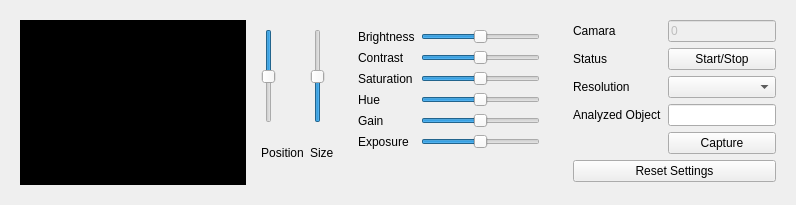
      <widget class="QWidget" name="realTimeTab">
       <attribute name="title">
        <string>Real Time</string>
       </attribute>
       <layout class="QHBoxLayout" name="horizontalLayout_2">
        <item>
         <widget class="QWidget" name="widget" native="true">
          <property name="minimumSize">
           <size>
            <width>0</width>
            <height>170</height>
           </size>
          </property>
          <layout class="QHBoxLayout" name="horizontalLayout">
           <item>
            <widget class="QLabel" name="CamaraStream">
             <property name="sizePolicy">
              <sizepolicy hsizetype="Expanding" vsizetype="Expanding">
               <horstretch>0</horstretch>
               <verstretch>0</verstretch>
              </sizepolicy>
             </property>
             <property name="minimumSize">
              <size>
               <width>226</width>
               <height>165</height>
              </size>
             </property>
             <property name="maximumSize">
              <size>
               <width>680</width>
               <height>480</height>
              </size>
             </property>
             <property name="palette">
              <palette>
               <active>
                <colorrole role="WindowText">
                 <brush brushstyle="SolidPattern">
                  <color alpha="255">
                   <red>255</red>
                   <green>255</green>
                   <blue>255</blue>
                  </color>
                 </brush>
                </colorrole>
                <colorrole role="Button">
                 <brush brushstyle="SolidPattern">
                  <color alpha="255">
                   <red>0</red>
                   <green>0</green>
                   <blue>0</blue>
                  </color>
                 </brush>
                </colorrole>
                <colorrole role="Light">
                 <brush brushstyle="SolidPattern">
                  <color alpha="255">
                   <red>0</red>
                   <green>0</green>
                   <blue>0</blue>
                  </color>
                 </brush>
                </colorrole>
                <colorrole role="Midlight">
                 <brush brushstyle="SolidPattern">
                  <color alpha="255">
                   <red>0</red>
                   <green>0</green>
                   <blue>0</blue>
                  </color>
                 </brush>
                </colorrole>
                <colorrole role="Dark">
                 <brush brushstyle="SolidPattern">
                  <color alpha="255">
                   <red>0</red>
                   <green>0</green>
                   <blue>0</blue>
                  </color>
                 </brush>
                </colorrole>
                <colorrole role="Mid">
                 <brush brushstyle="SolidPattern">
                  <color alpha="255">
                   <red>0</red>
                   <green>0</green>
                   <blue>0</blue>
                  </color>
                 </brush>
                </colorrole>
                <colorrole role="Text">
                 <brush brushstyle="SolidPattern">
                  <color alpha="255">
                   <red>255</red>
                   <green>255</green>
                   <blue>255</blue>
                  </color>
                 </brush>
                </colorrole>
                <colorrole role="BrightText">
                 <brush brushstyle="SolidPattern">
                  <color alpha="255">
                   <red>255</red>
                   <green>255</green>
                   <blue>255</blue>
                  </color>
                 </brush>
                </colorrole>
                <colorrole role="ButtonText">
                 <brush brushstyle="SolidPattern">
                  <color alpha="255">
                   <red>255</red>
                   <green>255</green>
                   <blue>255</blue>
                  </color>
                 </brush>
                </colorrole>
                <colorrole role="Base">
                 <brush brushstyle="SolidPattern">
                  <color alpha="255">
                   <red>0</red>
                   <green>0</green>
                   <blue>0</blue>
                  </color>
                 </brush>
                </colorrole>
                <colorrole role="Window">
                 <brush brushstyle="SolidPattern">
                  <color alpha="255">
                   <red>0</red>
                   <green>0</green>
                   <blue>0</blue>
                  </color>
                 </brush>
                </colorrole>
                <colorrole role="Shadow">
                 <brush brushstyle="SolidPattern">
                  <color alpha="255">
                   <red>0</red>
                   <green>0</green>
                   <blue>0</blue>
                  </color>
                 </brush>
                </colorrole>
                <colorrole role="AlternateBase">
                 <brush brushstyle="SolidPattern">
                  <color alpha="255">
                   <red>0</red>
                   <green>0</green>
                   <blue>0</blue>
                  </color>
                 </brush>
                </colorrole>
                <colorrole role="ToolTipBase">
                 <brush brushstyle="SolidPattern">
                  <color alpha="255">
                   <red>255</red>
                   <green>255</green>
                   <blue>220</blue>
                  </color>
                 </brush>
                </colorrole>
                <colorrole role="ToolTipText">
                 <brush brushstyle="SolidPattern">
                  <color alpha="255">
                   <red>0</red>
                   <green>0</green>
                   <blue>0</blue>
                  </color>
                 </brush>
                </colorrole>
               </active>
               <inactive>
                <colorrole role="WindowText">
                 <brush brushstyle="SolidPattern">
                  <color alpha="255">
                   <red>255</red>
                   <green>255</green>
                   <blue>255</blue>
                  </color>
                 </brush>
                </colorrole>
                <colorrole role="Button">
                 <brush brushstyle="SolidPattern">
                  <color alpha="255">
                   <red>0</red>
                   <green>0</green>
                   <blue>0</blue>
                  </color>
                 </brush>
                </colorrole>
                <colorrole role="Light">
                 <brush brushstyle="SolidPattern">
                  <color alpha="255">
                   <red>0</red>
                   <green>0</green>
                   <blue>0</blue>
                  </color>
                 </brush>
                </colorrole>
                <colorrole role="Midlight">
                 <brush brushstyle="SolidPattern">
                  <color alpha="255">
                   <red>0</red>
                   <green>0</green>
                   <blue>0</blue>
                  </color>
                 </brush>
                </colorrole>
                <colorrole role="Dark">
                 <brush brushstyle="SolidPattern">
                  <color alpha="255">
                   <red>0</red>
                   <green>0</green>
                   <blue>0</blue>
                  </color>
                 </brush>
                </colorrole>
                <colorrole role="Mid">
                 <brush brushstyle="SolidPattern">
                  <color alpha="255">
                   <red>0</red>
                   <green>0</green>
                   <blue>0</blue>
                  </color>
                 </brush>
                </colorrole>
                <colorrole role="Text">
                 <brush brushstyle="SolidPattern">
                  <color alpha="255">
                   <red>255</red>
                   <green>255</green>
                   <blue>255</blue>
                  </color>
                 </brush>
                </colorrole>
                <colorrole role="BrightText">
                 <brush brushstyle="SolidPattern">
                  <color alpha="255">
                   <red>255</red>
                   <green>255</green>
                   <blue>255</blue>
                  </color>
                 </brush>
                </colorrole>
                <colorrole role="ButtonText">
                 <brush brushstyle="SolidPattern">
                  <color alpha="255">
                   <red>255</red>
                   <green>255</green>
                   <blue>255</blue>
                  </color>
                 </brush>
                </colorrole>
                <colorrole role="Base">
                 <brush brushstyle="SolidPattern">
                  <color alpha="255">
                   <red>0</red>
                   <green>0</green>
                   <blue>0</blue>
                  </color>
                 </brush>
                </colorrole>
                <colorrole role="Window">
                 <brush brushstyle="SolidPattern">
                  <color alpha="255">
                   <red>0</red>
                   <green>0</green>
                   <blue>0</blue>
                  </color>
                 </brush>
                </colorrole>
                <colorrole role="Shadow">
                 <brush brushstyle="SolidPattern">
                  <color alpha="255">
                   <red>0</red>
                   <green>0</green>
                   <blue>0</blue>
                  </color>
                 </brush>
                </colorrole>
                <colorrole role="AlternateBase">
                 <brush brushstyle="SolidPattern">
                  <color alpha="255">
                   <red>0</red>
                   <green>0</green>
                   <blue>0</blue>
                  </color>
                 </brush>
                </colorrole>
                <colorrole role="ToolTipBase">
                 <brush brushstyle="SolidPattern">
                  <color alpha="255">
                   <red>255</red>
                   <green>255</green>
                   <blue>220</blue>
                  </color>
                 </brush>
                </colorrole>
                <colorrole role="ToolTipText">
                 <brush brushstyle="SolidPattern">
                  <color alpha="255">
                   <red>0</red>
                   <green>0</green>
                   <blue>0</blue>
                  </color>
                 </brush>
                </colorrole>
               </inactive>
               <disabled>
                <colorrole role="WindowText">
                 <brush brushstyle="SolidPattern">
                  <color alpha="255">
                   <red>0</red>
                   <green>0</green>
                   <blue>0</blue>
                  </color>
                 </brush>
                </colorrole>
                <colorrole role="Button">
                 <brush brushstyle="SolidPattern">
                  <color alpha="255">
                   <red>0</red>
                   <green>0</green>
                   <blue>0</blue>
                  </color>
                 </brush>
                </colorrole>
                <colorrole role="Light">
                 <brush brushstyle="SolidPattern">
                  <color alpha="255">
                   <red>0</red>
                   <green>0</green>
                   <blue>0</blue>
                  </color>
                 </brush>
                </colorrole>
                <colorrole role="Midlight">
                 <brush brushstyle="SolidPattern">
                  <color alpha="255">
                   <red>0</red>
                   <green>0</green>
                   <blue>0</blue>
                  </color>
                 </brush>
                </colorrole>
                <colorrole role="Dark">
                 <brush brushstyle="SolidPattern">
                  <color alpha="255">
                   <red>0</red>
                   <green>0</green>
                   <blue>0</blue>
                  </color>
                 </brush>
                </colorrole>
                <colorrole role="Mid">
                 <brush brushstyle="SolidPattern">
                  <color alpha="255">
                   <red>0</red>
                   <green>0</green>
                   <blue>0</blue>
                  </color>
                 </brush>
                </colorrole>
                <colorrole role="Text">
                 <brush brushstyle="SolidPattern">
                  <color alpha="255">
                   <red>0</red>
                   <green>0</green>
                   <blue>0</blue>
                  </color>
                 </brush>
                </colorrole>
                <colorrole role="BrightText">
                 <brush brushstyle="SolidPattern">
                  <color alpha="255">
                   <red>255</red>
                   <green>255</green>
                   <blue>255</blue>
                  </color>
                 </brush>
                </colorrole>
                <colorrole role="ButtonText">
                 <brush brushstyle="SolidPattern">
                  <color alpha="255">
                   <red>0</red>
                   <green>0</green>
                   <blue>0</blue>
                  </color>
                 </brush>
                </colorrole>
                <colorrole role="Base">
                 <brush brushstyle="SolidPattern">
                  <color alpha="255">
                   <red>0</red>
                   <green>0</green>
                   <blue>0</blue>
                  </color>
                 </brush>
                </colorrole>
                <colorrole role="Window">
                 <brush brushstyle="SolidPattern">
                  <color alpha="255">
                   <red>0</red>
                   <green>0</green>
                   <blue>0</blue>
                  </color>
                 </brush>
                </colorrole>
                <colorrole role="Shadow">
                 <brush brushstyle="SolidPattern">
                  <color alpha="255">
                   <red>0</red>
                   <green>0</green>
                   <blue>0</blue>
                  </color>
                 </brush>
                </colorrole>
                <colorrole role="AlternateBase">
                 <brush brushstyle="SolidPattern">
                  <color alpha="255">
                   <red>0</red>
                   <green>0</green>
                   <blue>0</blue>
                  </color>
                 </brush>
                </colorrole>
                <colorrole role="ToolTipBase">
                 <brush brushstyle="SolidPattern">
                  <color alpha="255">
                   <red>255</red>
                   <green>255</green>
                   <blue>220</blue>
                  </color>
                 </brush>
                </colorrole>
                <colorrole role="ToolTipText">
                 <brush brushstyle="SolidPattern">
                  <color alpha="255">
                   <red>0</red>
                   <green>0</green>
                   <blue>0</blue>
                  </color>
                 </brush>
                </colorrole>
               </disabled>
              </palette>
             </property>
             <property name="autoFillBackground">
              <bool>true</bool>
             </property>
             <property name="text">
              <string/>
             </property>
             <property name="alignment">
              <set>Qt::AlignCenter</set>
             </property>
            </widget>
           </item>
           <item>
            <widget class="QWidget" name="GeometryRelated" native="true">
             <property name="maximumSize">
              <size>
               <width>150</width>
               <height>16777215</height>
              </size>
             </property>
             <layout class="QGridLayout" name="gridLayout">
              <item row="0" column="1" rowspan="2">
               <widget class="QSlider" name="sizeSlider">
                <property name="sizePolicy">
                 <sizepolicy hsizetype="Fixed" vsizetype="Preferred">
                  <horstretch>0</horstretch>
                  <verstretch>0</verstretch>
                 </sizepolicy>
                </property>
                <property name="maximum">
                 <number>240</number>
                </property>
                <property name="value">
                 <number>120</number>
                </property>
                <property name="sliderPosition">
                 <number>120</number>
                </property>
                <property name="orientation">
                 <enum>Qt::Vertical</enum>
                </property>
               </widget>
              </item>
              <item row="0" column="0" rowspan="2">
               <widget class="QSlider" name="posSlider">
                <property name="sizePolicy">
                 <sizepolicy hsizetype="Fixed" vsizetype="Preferred">
                  <horstretch>0</horstretch>
                  <verstretch>0</verstretch>
                 </sizepolicy>
                </property>
                <property name="maximum">
                 <number>720</number>
                </property>
                <property name="value">
                 <number>360</number>
                </property>
                <property name="orientation">
                 <enum>Qt::Vertical</enum>
                </property>
                <property name="invertedAppearance">
                 <bool>true</bool>
                </property>
                <property name="invertedControls">
                 <bool>false</bool>
                </property>
                <property name="tickPosition">
                 <enum>QSlider::NoTicks</enum>
                </property>
               </widget>
              </item>
              <item row="2" column="0">
               <widget class="QLabel" name="label">
                <property name="layoutDirection">
                 <enum>Qt::RightToLeft</enum>
                </property>
                <property name="text">
                 <string>Position</string>
                </property>
                <property name="alignment">
                 <set>Qt::AlignCenter</set>
                </property>
                <property name="wordWrap">
                 <bool>false</bool>
                </property>
               </widget>
              </item>
              <item row="2" column="1">
               <widget class="QLabel" name="label_2">
                <property name="text">
                 <string>Size</string>
                </property>
               </widget>
              </item>
             </layout>
            </widget>
           </item>
           <item>
            <widget class="QWidget" name="widget_3" native="true">
             <property name="minimumSize">
              <size>
               <width>200</width>
               <height>0</height>
              </size>
             </property>
             <property name="maximumSize">
              <size>
               <width>16777215</width>
               <height>16777215</height>
              </size>
             </property>
             <layout class="QFormLayout" name="formLayout">
              <item row="1" column="0">
               <widget class="QLabel" name="label_3">
                <property name="text">
                 <string>Brightness</string>
                </property>
               </widget>
              </item>
              <item row="1" column="1">
               <widget class="QSlider" name="brightnessSlider">
                <property name="minimum">
                 <number>0</number>
                </property>
                <property name="maximum">
                 <number>100</number>
                </property>
                <property name="value">
                 <number>50</number>
                </property>
                <property name="orientation">
                 <enum>Qt::Horizontal</enum>
                </property>
               </widget>
              </item>
              <item row="2" column="0">
               <widget class="QLabel" name="label_4">
                <property name="text">
                 <string>Contrast</string>
                </property>
               </widget>
              </item>
              <item row="2" column="1">
               <widget class="QSlider" name="contrastSlider">
                <property name="maximum">
                 <number>100</number>
                </property>
                <property name="value">
                 <number>50</number>
                </property>
                <property name="orientation">
                 <enum>Qt::Horizontal</enum>
                </property>
               </widget>
              </item>
              <item row="3" column="0">
               <widget class="QLabel" name="label_5">
                <property name="text">
                 <string>Saturation</string>
                </property>
               </widget>
              </item>
              <item row="3" column="1">
               <widget class="QSlider" name="saturationSlider">
                <property name="maximum">
                 <number>100</number>
                </property>
                <property name="value">
                 <number>50</number>
                </property>
                <property name="orientation">
                 <enum>Qt::Horizontal</enum>
                </property>
               </widget>
              </item>
              <item row="4" column="0">
               <widget class="QLabel" name="label_6">
                <property name="text">
                 <string>Hue</string>
                </property>
               </widget>
              </item>
              <item row="4" column="1">
               <widget class="QSlider" name="hueSlider">
                <property name="maximum">
                 <number>100</number>
                </property>
                <property name="value">
                 <number>50</number>
                </property>
                <property name="orientation">
                 <enum>Qt::Horizontal</enum>
                </property>
               </widget>
              </item>
              <item row="5" column="0">
               <widget class="QLabel" name="label_7">
                <property name="text">
                 <string>Gain</string>
                </property>
               </widget>
              </item>
              <item row="5" column="1">
               <widget class="QSlider" name="gainSlider">
                <property name="maximum">
                 <number>100</number>
                </property>
                <property name="singleStep">
                 <number>1</number>
                </property>
                <property name="value">
                 <number>50</number>
                </property>
                <property name="orientation">
                 <enum>Qt::Horizontal</enum>
                </property>
               </widget>
              </item>
              <item row="6" column="0">
               <widget class="QLabel" name="label_8">
                <property name="text">
                 <string>Exposure</string>
                </property>
               </widget>
              </item>
              <item row="6" column="1">
               <widget class="QSlider" name="exposureSlider">
                <property name="maximum">
                 <number>100</number>
                </property>
                <property name="value">
                 <number>50</number>
                </property>
                <property name="orientation">
                 <enum>Qt::Horizontal</enum>
                </property>
               </widget>
              </item>
             </layout>
            </widget>
           </item>
          </layout>
         </widget>
        </item>
        <item>
         <widget class="QWidget" name="CaptureOptions" native="true">
          <property name="maximumSize">
           <size>
            <width>250</width>
            <height>16777215</height>
           </size>
          </property>
          <layout class="QFormLayout" name="formLayout_2">
           <item row="0" column="0">
            <widget class="QLabel" name="label_12">
             <property name="text">
              <string>Camara</string>
             </property>
            </widget>
           </item>
           <item row="0" column="1">
            <widget class="QLineEdit" name="camaraLine">
             <property name="enabled">
              <bool>false</bool>
             </property>
             <property name="text">
              <string>0</string>
             </property>
            </widget>
           </item>
           <item row="1" column="1">
            <widget class="QPushButton" name="startstopButton">
             <property name="text">
              <string>Start/Stop</string>
             </property>
            </widget>
           </item>
           <item row="2" column="0">
            <widget class="QLabel" name="label_9">
             <property name="text">
              <string>Resolution</string>
             </property>
            </widget>
           </item>
           <item row="2" column="1">
            <widget class="QComboBox" name="comboBox_2">
             <property name="enabled">
              <bool>true</bool>
             </property>
             <property name="editable">
              <bool>false</bool>
             </property>
            </widget>
           </item>
           <item row="4" column="0">
            <widget class="QLabel" name="label_11">
             <property name="text">
              <string>Analyzed Object</string>
             </property>
            </widget>
           </item>
           <item row="4" column="1">
            <widget class="QLineEdit" name="objectLine"/>
           </item>
           <item row="6" column="0" colspan="2">
            <widget class="QPushButton" name="resetButton">
             <property name="text">
              <string>Reset Settings</string>
             </property>
            </widget>
           </item>
           <item row="1" column="0">
            <widget class="QLabel" name="statusLabel">
             <property name="layoutDirection">
              <enum>Qt::LeftToRight</enum>
             </property>
             <property name="text">
              <string>Status</string>
             </property>
             <property name="alignment">
              <set>Qt::AlignRight|Qt::AlignTrailing|Qt::AlignVCenter</set>
             </property>
            </widget>
           </item>
           <item row="5" column="1">
            <widget class="QPushButton" name="captureButton">
             <property name="text">
              <string>Capture</string>
             </property>
            </widget>
           </item>
          </layout>
         </widget>
        </item>
       </layout>
      </widget>
